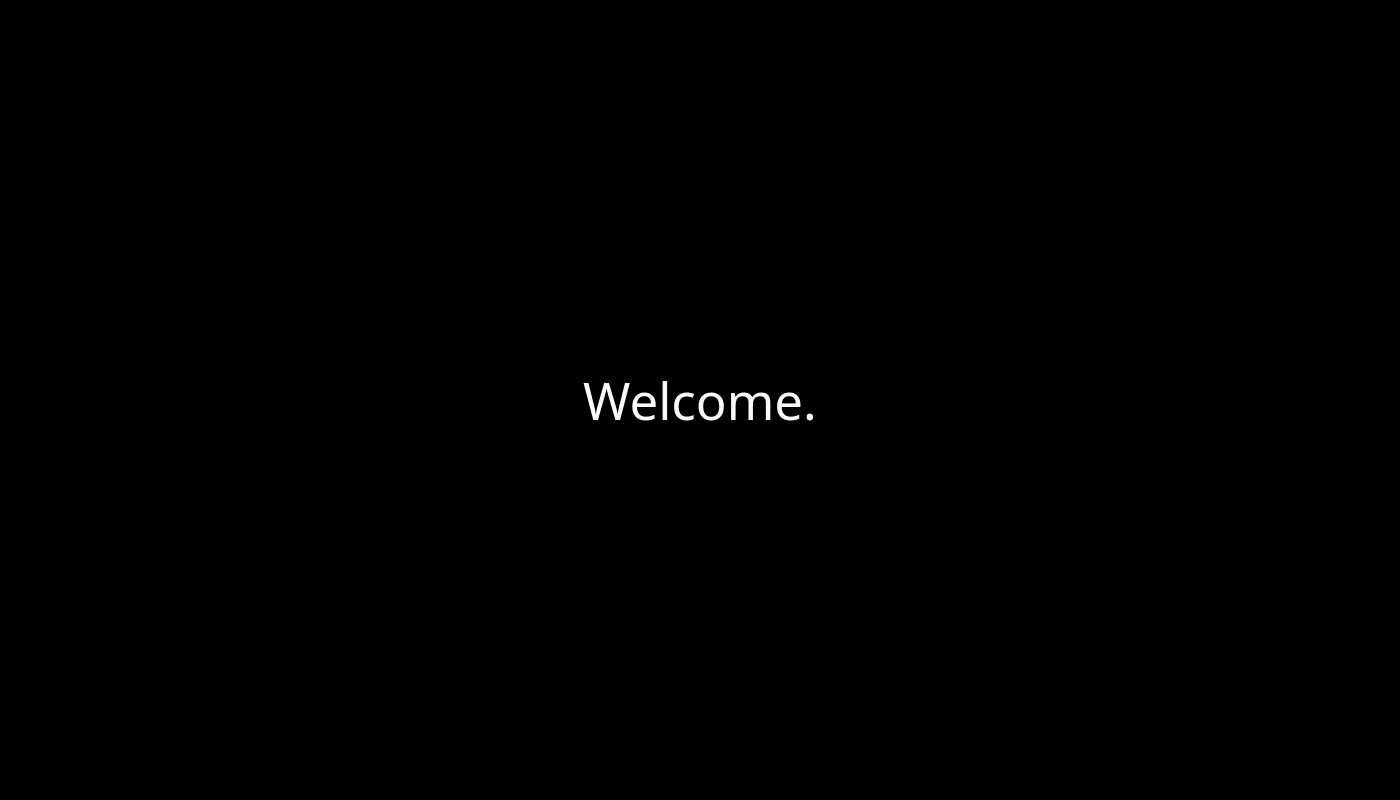
<?xml version="1.0" encoding="UTF-8"?>
<ui version="4.0">
 <class>MainWindowDesign</class>
 <widget class="QMainWindow" name="MainWindowDesign">
  <property name="geometry">
   <rect>
    <x>0</x>
    <y>0</y>
    <width>1400</width>
    <height>800</height>
   </rect>
  </property>
  <property name="sizePolicy">
   <sizepolicy hsizetype="Expanding" vsizetype="Expanding">
    <horstretch>0</horstretch>
    <verstretch>0</verstretch>
   </sizepolicy>
  </property>
  <property name="windowTitle">
   <string>Participant Display</string>
  </property>
  <property name="windowIcon">
   <iconset resource="../resources/images.qrc">
    <normaloff>:/images/icon.png</normaloff>:/images/icon.png</iconset>
  </property>
  <widget class="QWidget" name="centralwidget">
   <property name="styleSheet">
    <string notr="true">background-color: rgb(0, 0, 0);</string>
   </property>
   <layout class="QHBoxLayout" name="horizontalLayout_2">
    <item>
     <widget class="QLabel" name="label">
      <property name="font">
       <font>
        <family>Ubuntu Mono</family>
        <pointsize>38</pointsize>
       </font>
      </property>
      <property name="styleSheet">
       <string notr="true">color: rgb(250, 250, 250);</string>
      </property>
      <property name="text">
       <string>Welcome.</string>
      </property>
      <property name="scaledContents">
       <bool>true</bool>
      </property>
      <property name="alignment">
       <set>Qt::AlignCenter</set>
      </property>
      <property name="wordWrap">
       <bool>true</bool>
      </property>
      <property name="margin">
       <number>200</number>
      </property>
     </widget>
    </item>
   </layout>
  </widget>
  <widget class="QMenuBar" name="menubar">
   <property name="enabled">
    <bool>false</bool>
   </property>
   <property name="geometry">
    <rect>
     <x>0</x>
     <y>0</y>
     <width>1400</width>
     <height>22</height>
    </rect>
   </property>
  </widget>
 </widget>
 <resources/>
 <connections/>
</ui>
